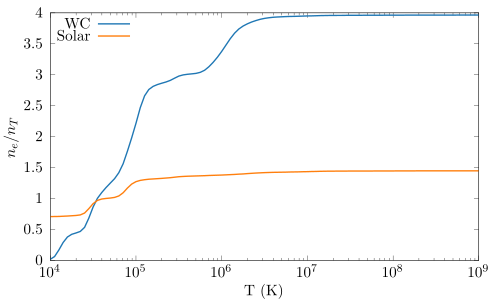

Recreate this plot in gnuplot.
load "../turbo.pal"
set terminal cairolatex standalone size 5in,3in
set output "ionisation-fraction-no-elements.tex"

set logscale x
set format x '$10^{%L}$'
set ylabel '$n_e / n_T$'
set xlabel 'T (K)'
set xrange[1e4:1e9]
set key bottom right

set style fill transparent solid 0.5 noborder

set key top left

plot "electron_WC" u (10**$1):2 t "WC" w l ls 1,\
     "electron_solar" u (10**$1):2 t "Solar" w l ls 2
     
